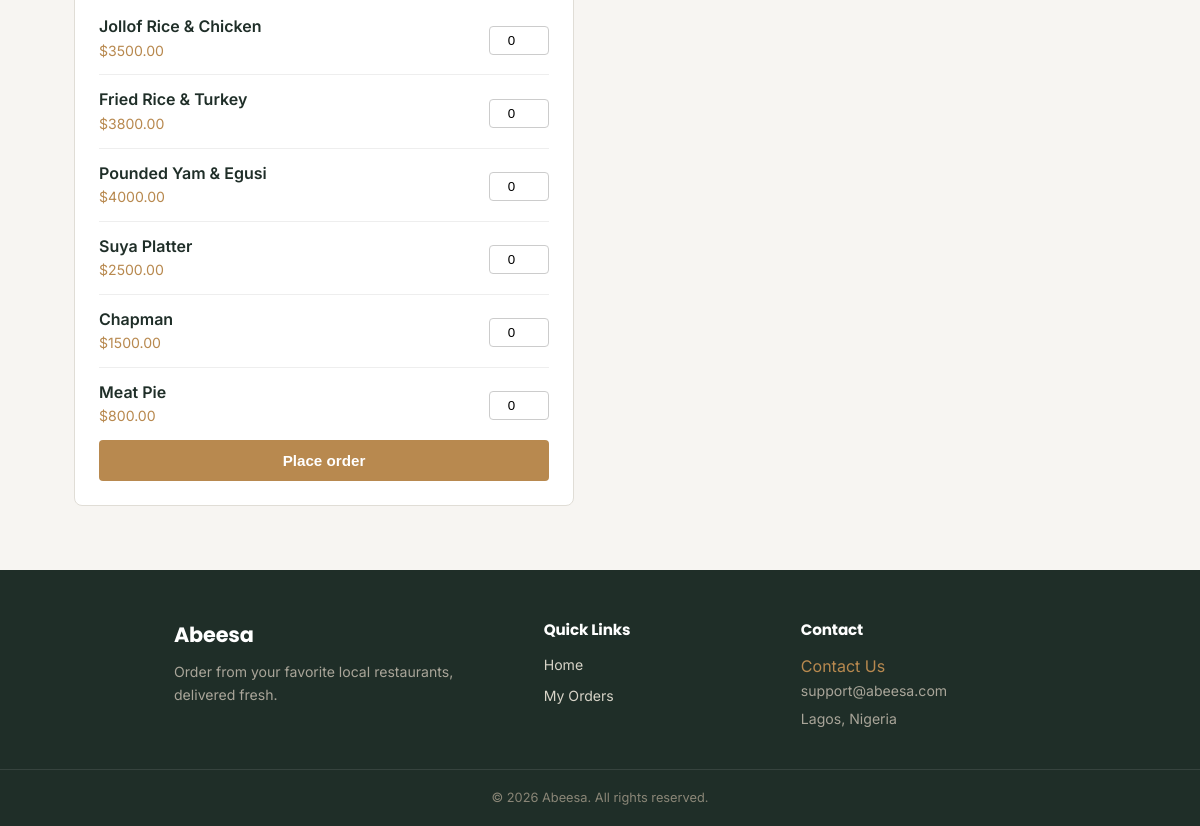
The app's page /restaurants/1/order/ (signed in, lower part), older data.
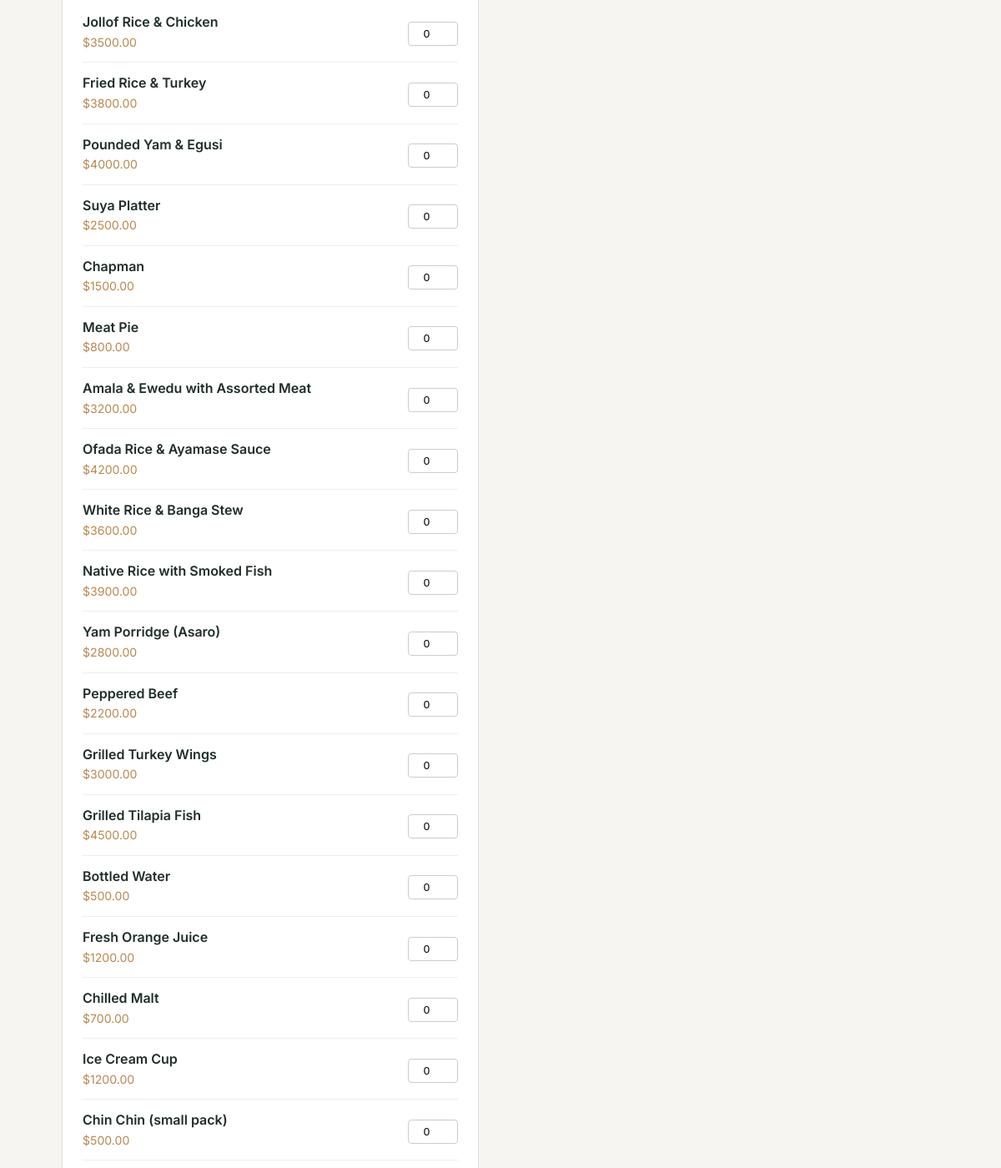
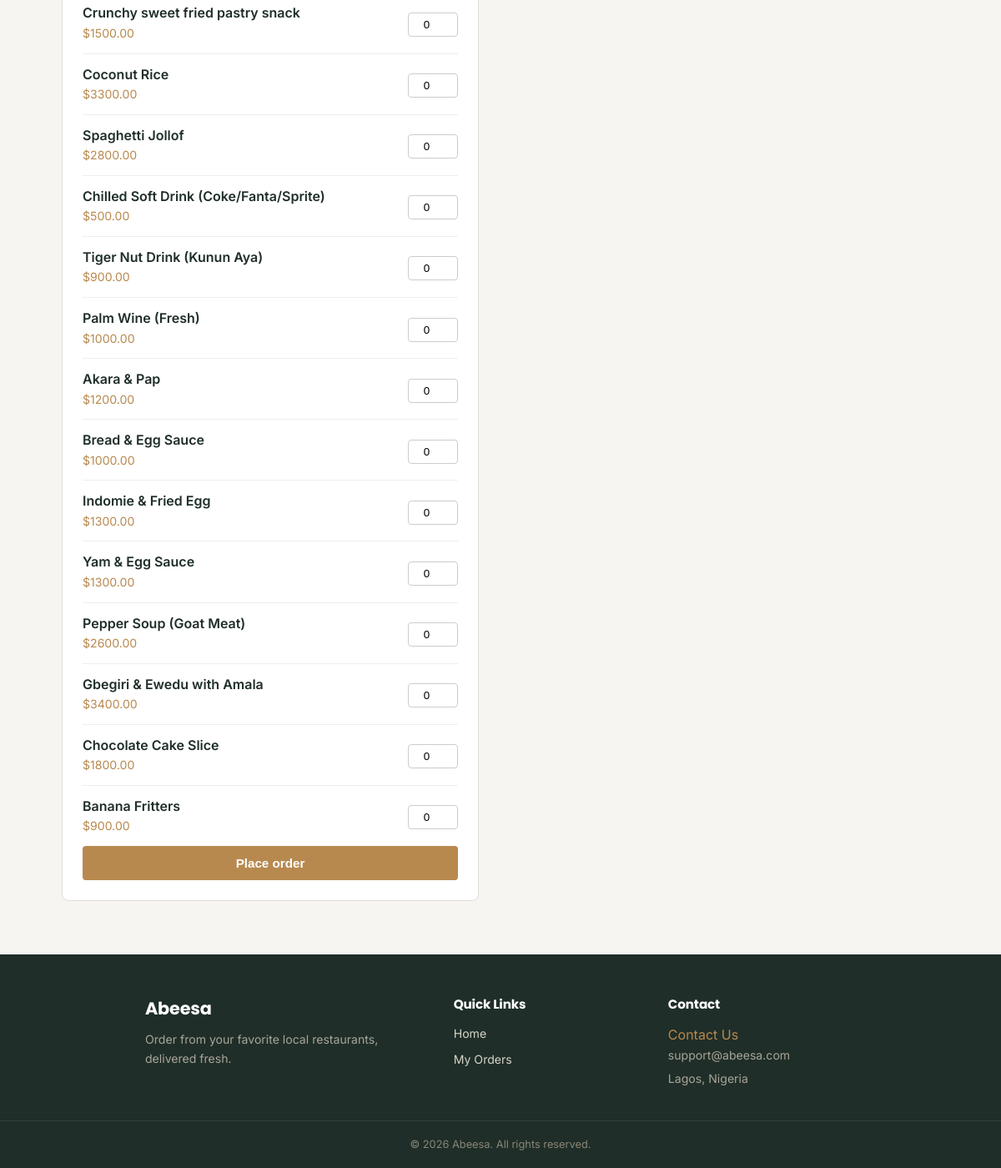
The same page, newer data (2 pictures, top to bottom).
### restaurants/models.py (models this page shows, shortened)
class MenuItem(models.Model):
    restaurant = models.ForeignKey(Restaurant, on_delete=models.CASCADE, related_name='menu_items')
    name = models.CharField(max_length=100)
    description = models.TextField(blank=True)
    price = models.DecimalField(max_digits=6, decimal_places=2)
    image = models.ImageField(upload_to='menu_items/', blank=True, null=True)
    is_available = models.BooleanField(default=True)

### orders/views.py (the view, shortened to what this page needs)
# urls.py: path('restaurants/<int:restaurant_pk>/order/', views.place_order, name='place_order'),
@login_required
def place_order(request, restaurant_pk):
    restaurant = get_object_or_404(Restaurant, pk=restaurant_pk)
    menu_items = restaurant.menu_items.filter(is_available=True)
    return render(request, 'orders/place_order.html', {'restaurant': restaurant, 'menu_items': menu_items})

### orders/templates/orders/place_order.html (shortened to what this page needs)
{% extends "base.html" %}
{% block content %}
  {% if menu_items %}
   <form method="post" class="order-form">
      {% for item in menu_items %}
        <div class="order-line">
          <div class="order-line-info">
            <span class="order-line-name">{{ item.name }}</span>
            <span class="order-line-price">${{ item.price }}</span>
          </div>
          <input type="number" name="quantity_{{ item.id }}" min="0" value="0" class="order-line-qty">
        </div>
      {% endfor %}
      <button type="submit" class="btn-full">Place order</button>
    </form>
  {% else %}
    <p class="empty-message">This restaurant has no available items right now.</p>
  {% endif %}
{% endblock %}

Row changes from the older to the newer data that the page shows:
added MenuItem: name "Amala & Ewedu with Assorted Meat", price "3200.00"
added MenuItem: name "Ofada Rice & Ayamase Sauce", price "4200.00"
added MenuItem: name "White Rice & Banga Stew", price "3600.00"
added MenuItem: name "Native Rice with Smoked Fish", price "3900.00"
added MenuItem: name "Yam Porridge (Asaro)", price "2800.00"
added MenuItem: name "Peppered Beef", price "2200.00"
added MenuItem: name "Grilled Turkey Wings", price "3000.00"
added MenuItem: name "Grilled Tilapia Fish", price "4500.00"
added MenuItem: name "Bottled Water", price "500.00"
added MenuItem: name "Fresh Orange Juice", price "1200.00"
added MenuItem: name "Chilled Malt", price "700.00"
added MenuItem: name "Ice Cream Cup", price "1200.00"
added MenuItem: name "Chin Chin (small pack)", price "500.00"
added MenuItem: name "Crunchy sweet fried pastry snack", price "1500.00"
added MenuItem: name "Coconut Rice", price "3300.00"
added MenuItem: name "Spaghetti Jollof", price "2800.00"
added MenuItem: name "Chilled Soft Drink (Coke/Fanta/Sprite)", price "500.00"
added MenuItem: name "Tiger Nut Drink (Kunun Aya)", price "900.00"
added MenuItem: name "Palm Wine (Fresh)", price "1000.00"
added MenuItem: name "Akara & Pap", price "1200.00"
added MenuItem: name "Bread & Egg Sauce", price "1000.00"
added MenuItem: name "Indomie & Fried Egg", price "1300.00"
added MenuItem: name "Yam & Egg Sauce", price "1300.00"
added MenuItem: name "Pepper Soup (Goat Meat)", price "2600.00"
added MenuItem: name "Gbegiri & Ewedu with Amala", price "3400.00"
added MenuItem: name "Chocolate Cake Slice", price "1800.00"
added MenuItem: name "Banana Fritters", price "900.00"
